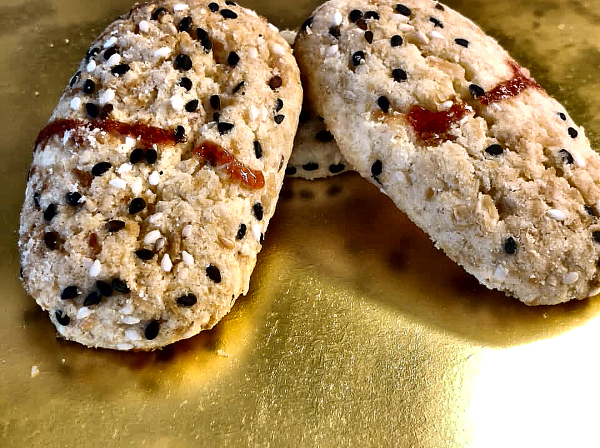
#> input picture assets/img/products/butter-sesame-mix.jpg, 1200 x 896 px (shown at 1/2 size)
$ python -i enhance_saiph_products.py   (imports and definitions only)
#> lines starting #> are read from the running program, lines starting #| are printed output that depends on the picture
#> further down, picture is the input picture: shape (896, 1200, 3); mean B, G, R 92.7, 135.8, 163.3
import cv2
import numpy as np
from PIL import Image, ImageEnhance, ImageFilter
import os

src_dir = r'C:\Users\wazid\Downloads\Saiph Products'
dest_dir = 'assets/img/products'
# [1 line not run here, left out]

PRODUCT_IMAGE_MAP = {
    'Butter Sesame mix 800 per kg.jpeg': 'butter-sesame-mix.jpg',
    'Butterscotch cookies 800 per kg.jpeg': 'butterscotch-cookies.jpg',
    'Choco Mix 800 per kg.jpeg': 'choco-mix-cookies.jpg',
    'Chocochips pastry 80 per pc.jpeg': 'chocochips-pastry.jpg',
    'Chocolate choco mix 800 per kg.jpeg': 'chocolate-choco-mix.jpg',
    'Chocolate cookies 800 per kg.jpeg': 'artisan-chocolate-cookies.jpg',
    'Coconut butter mix 800 per kg.jpeg': 'coconut-butter-mix.jpg',
    'Coconut cookies 800 per kg.jpeg': 'artisan-coconut-cookies.jpg',
    'Coconut laccha 800 per kg.jpeg': 'coconut-laccha.jpg',
    'Donut 50 per pc.jpeg': 'artisanal-glazed-donut.jpg',
    'Glass cake 100 per glass.jpeg': 'glass-cake.jpg',
    'Jeera Biscuits800 per kg.jpeg': 'jeera-biscuits.jpg',
    'Peanut cookies 800 per kg.jpeg': 'peanut-cookies.jpg',
    'Seeds butter mix 800 per kg.jpeg': 'seeds-butter-mix.jpg',
    'Stick Jeera Biscuit 800 per kg.jpeg': 'stick-jeera-biscuit.jpg',
    'Strawberry pastry 80 per pc.jpeg': 'strawberry-pastry.jpg',
    'Vanilla Pastry 80 per pc.jpeg': 'vanilla-pastry.jpg'
}

def enhance_bakery_image(bgr, target_size=(1200, 896)):
#> called with target_size = (1200, 896)
    h, w = bgr.shape[:2]
#> h = 896; w = 1200
    target_w, target_h = target_size
    target_aspect = target_w / target_h
    current_aspect = w / h
#> current_aspect = 1.34

    # Smart framing crop
    if current_aspect < target_aspect:
        # Portrait (960x1280): crop height around center
        new_h = int(w / target_aspect)
        start_y = max(0, (h - new_h) // 2)
        end_y = start_y + new_h
        bgr_cropped = bgr[start_y:end_y, :]
    else:
        # Landscape: center crop width
        new_w = int(h * target_aspect)
#> new_w = 1200
        start_x = max(0, (w - new_w) // 2)
#> start_x = 0
        end_x = start_x + new_w
#> end_x = 1200
        bgr_cropped = bgr[:, start_x:end_x]

    bgr_resized = cv2.resize(bgr_cropped, target_size, interpolation=cv2.INTER_LANCZOS4)

    # White balance correction: gently neutralize indoor yellow cast
    # Compute gray world adjustment with gentle clamp
    avg_b = np.mean(bgr_resized[:, :, 0])
#> avg_b = 92.74
    avg_g = np.mean(bgr_resized[:, :, 1])
#> avg_g = 135.8
    avg_r = np.mean(bgr_resized[:, :, 2])
#> avg_r = 163.3
    avg_gray = (avg_b + avg_g + avg_r) / 3.0
#> avg_gray = 130.6

    kb = np.clip(avg_gray / (avg_b + 1e-5), 0.85, 1.25)
#> kb = 1.25
    kg = np.clip(avg_gray / (avg_g + 1e-5), 0.90, 1.15)
#> kg = 0.962
    kr = np.clip(avg_gray / (avg_r + 1e-5), 0.85, 1.15)
#> kr = 0.85

    # Apply 40% subtle white balance to avoid making warm baked goods cold
    bgr_wb = bgr_resized.copy().astype(np.float32)
    bgr_wb[:, :, 0] = np.clip(bgr_resized[:, :, 0] * (1.0 + (kb - 1.0) * 0.40), 0, 255)
    bgr_wb[:, :, 1] = np.clip(bgr_resized[:, :, 1] * (1.0 + (kg - 1.0) * 0.40), 0, 255)
    bgr_wb[:, :, 2] = np.clip(bgr_resized[:, :, 2] * (1.0 + (kr - 1.0) * 0.40), 0, 255)
    bgr_wb = bgr_wb.astype(np.uint8)

    # LAB Texture Enhancement
    lab = cv2.cvtColor(bgr_wb, cv2.COLOR_BGR2Lab)
#> lab: shape (896, 1200, 3); mean of channels 0, 1, 2 142.5, 132, 148.7
    L, A, B = cv2.split(lab)
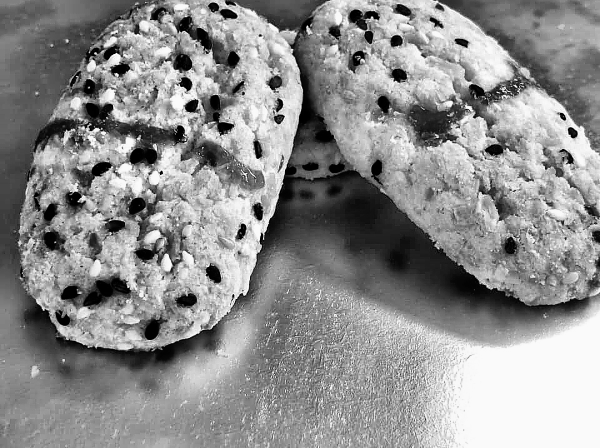
#> L: shape (896, 1200) (shown at 1/2 size); min 0, max 250, mean 142.5
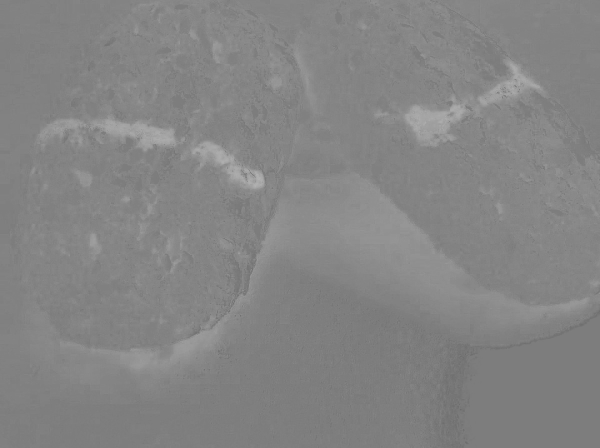
#> A: shape (896, 1200) (shown at 1/2 size); min 104, max 179, mean 132
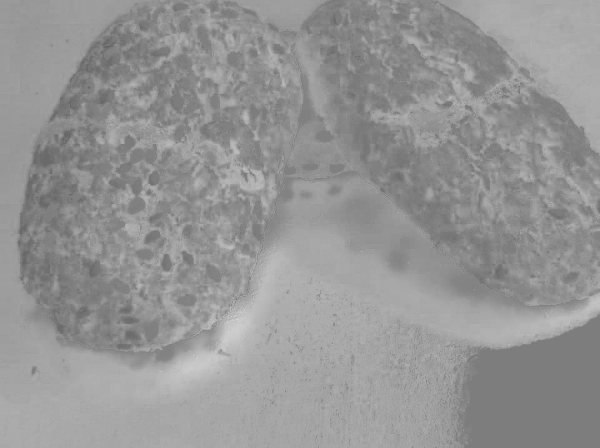
#> B: shape (896, 1200) (shown at 1/2 size); min 88, max 210, mean 148.7

    clahe = cv2.createCLAHE(clipLimit=1.9, tileGridSize=(8, 8))
    L_clahe = clahe.apply(L)
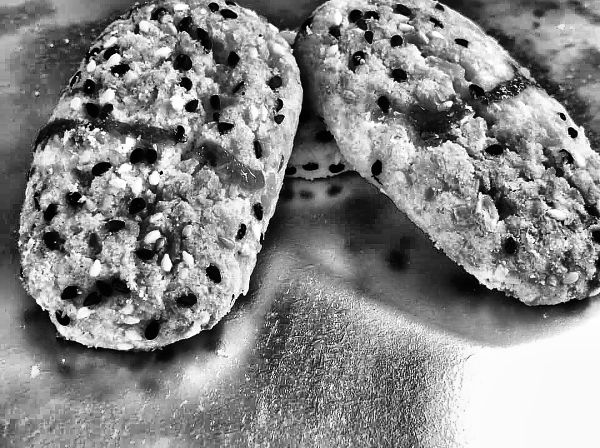
#> L_clahe: shape (896, 1200) (shown at 1/2 size); min 0, max 255, mean 135.6

    # Contrast stretch
    p_low, p_high = np.percentile(L_clahe, (1.5, 98.5))
#> p_low = 4; p_high = 252
    if p_high > p_low:
        L_stretched = np.clip((L_clahe.astype(np.float32) - p_low) * (255.0 / (p_high - p_low)), 0, 255).astype(np.uint8)
        L_final = cv2.addWeighted(L_clahe, 0.4, L_stretched, 0.6, 0)
    else:
        L_final = L_clahe

    lab_enhanced = cv2.merge([L_final, A, B])
#> lab_enhanced: shape (896, 1200, 3); mean of channels 0, 1, 2 135.2, 132, 148.7
    bgr_enhanced = cv2.cvtColor(lab_enhanced, cv2.COLOR_Lab2BGR)
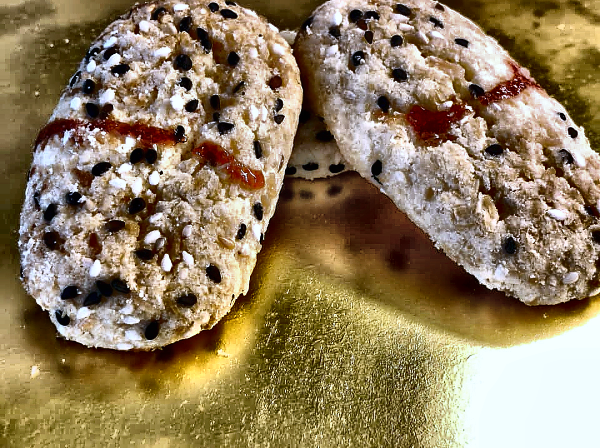
#> bgr_enhanced: shape (896, 1200, 3) (shown at 1/2 size); mean B, G, R 95.3, 126.8, 145.9

    # Vibrancy and Smart Sharpening via PIL
    rgb = cv2.cvtColor(bgr_enhanced, cv2.COLOR_BGR2RGB)
    pil_im = Image.fromarray(rgb)

    color_enhancer = ImageEnhance.Color(pil_im)
    pil_im = color_enhancer.enhance(1.16)

    contrast_enhancer = ImageEnhance.Contrast(pil_im)
    pil_im = contrast_enhancer.enhance(1.08)
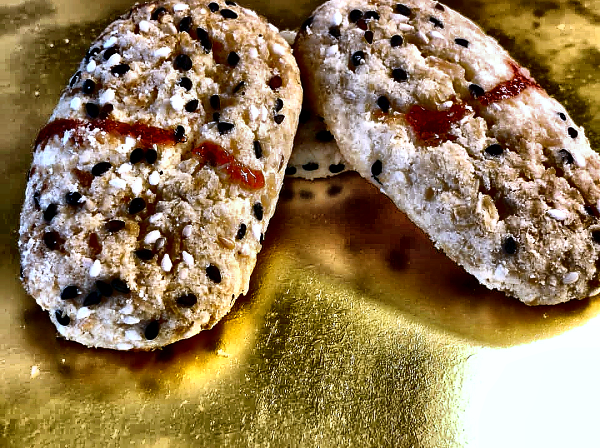
#> pil_im: PIL image 1200x896 RGB (shown at 1/2 size); mean R, G, B 149.2, 125.2, 88.5

    mean_val = np.mean(np.array(pil_im))
#> mean_val = 121
    if mean_val < 140:
        brightness_enhancer = ImageEnhance.Brightness(pil_im)
        pil_im = brightness_enhancer.enhance(1.06)

    # Unsharp Mask for ultra-crisp edges
    pil_im = pil_im.filter(ImageFilter.UnsharpMask(radius=1.4, percent=135, threshold=2))
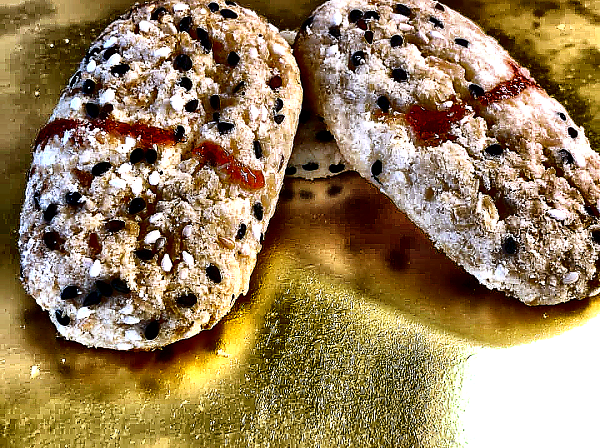
#> pil_im: PIL image 1200x896 RGB (shown at 1/2 size); mean R, G, B 153.7, 129.6, 93.5

    return pil_im

# [15 lines not run here, left out]

>>> import cv2
>>> picture = cv2.imread('../assets/img/products/butter-sesame-mix.jpg')
>>> result = enhance_bakery_image(picture)

$ run again, on assets/img/products/apple-cinnamon-teacake.jpg
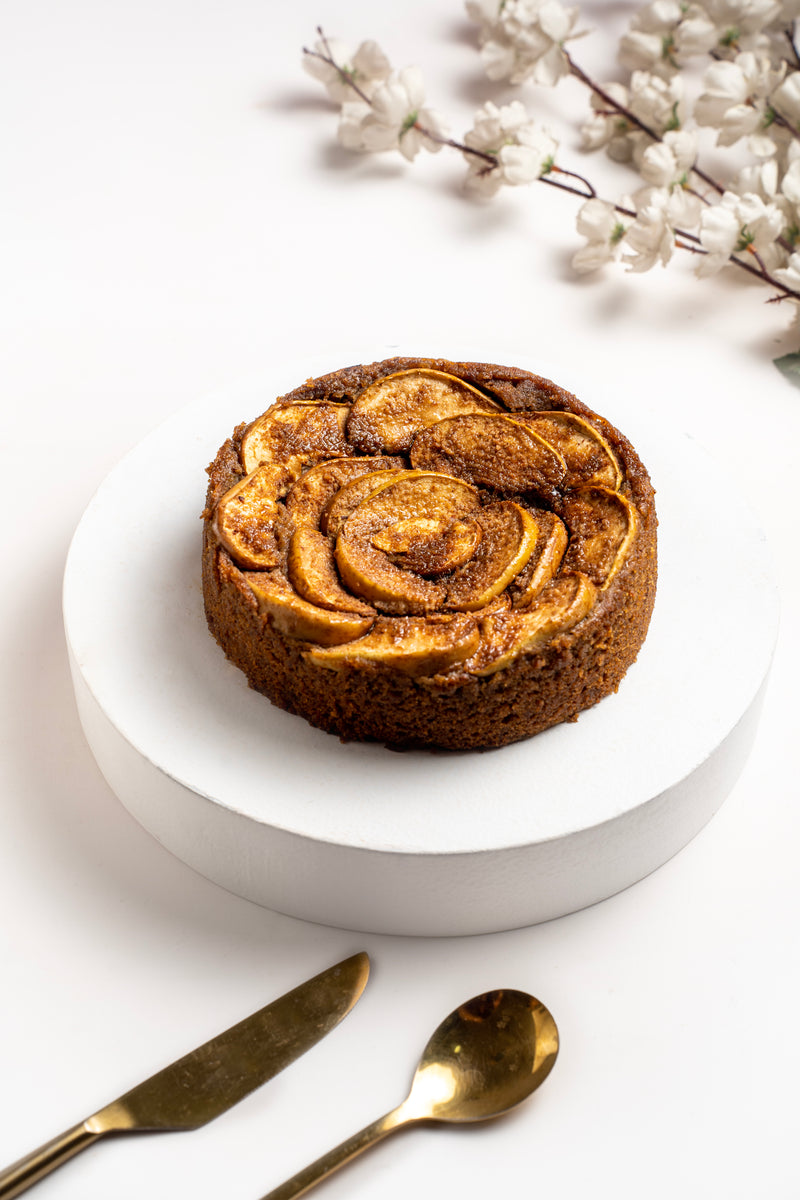
#> input picture assets/img/products/apple-cinnamon-teacake.jpg, 800 x 1200 px
#> picture is the input picture: shape (1200, 800, 3); mean B, G, R 184.5, 196.9, 211.4
#> in enhance_bakery_image, `bgr_cropped = bgr[start_y:end_y, :]`:
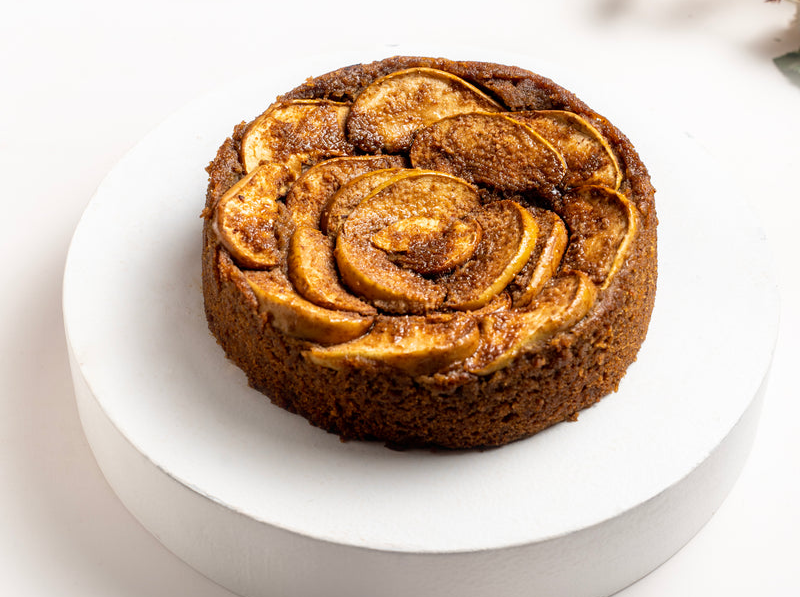
#> bgr_cropped: shape (597, 800, 3); mean B, G, R 165.9, 183.9, 205.7
#> avg_b = 166
#> avg_g = 183.9
#> avg_r = 205.7
#> avg_gray = 185.2
#> kb = 1.12
#> kg = 1.01
#> kr = 0.9
#> lab: shape (896, 1200, 3); mean of channels 0, 1, 2 191.3, 132.9, 137
#> p_low = 12; p_high = 250
#> lab_enhanced: shape (896, 1200, 3); mean of channels 0, 1, 2 183, 132.9, 137
#> mean_val = 174.3
#> in enhance_bakery_image, `pil_im = pil_im.filter(ImageFilter.UnsharpMask(radius=1.4, percent=135..`:
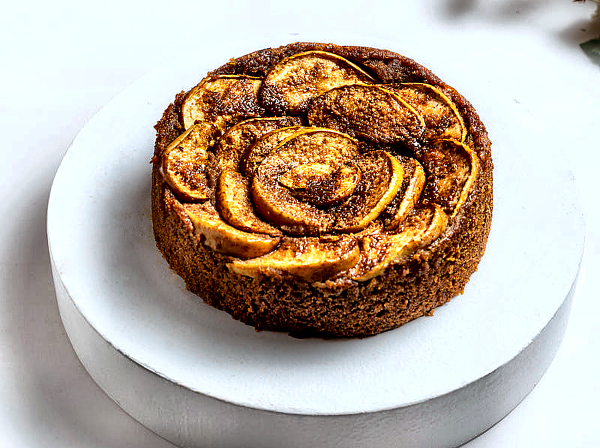
#> pil_im: PIL image 1200x896 RGB (shown at 1/2 size); mean R, G, B 188, 174.8, 161.4

$ run again, on assets/img/products/bakhar-khani-cheese.jpg
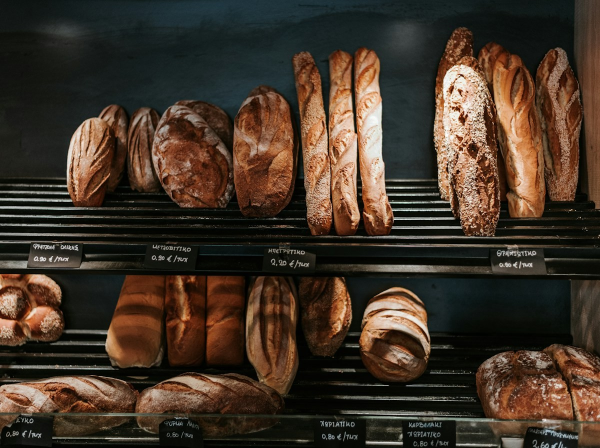
#> input picture assets/img/products/bakhar-khani-cheese.jpg, 1200 x 896 px (shown at 1/2 size)
#> picture is the input picture: shape (896, 1200, 3); mean B, G, R 39.6, 52.2, 66.4
#> avg_b = 39.62
#> avg_g = 52.22
#> avg_r = 66.4
#> avg_gray = 52.75
#> kb = 1.25
#> kg = 1.01
#> kr = 0.85
#> lab: shape (896, 1200, 3); mean of channels 0, 1, 2 56.1, 131.3, 134.9
#> in enhance_bakery_image, `L_clahe = clahe.apply(L)`:
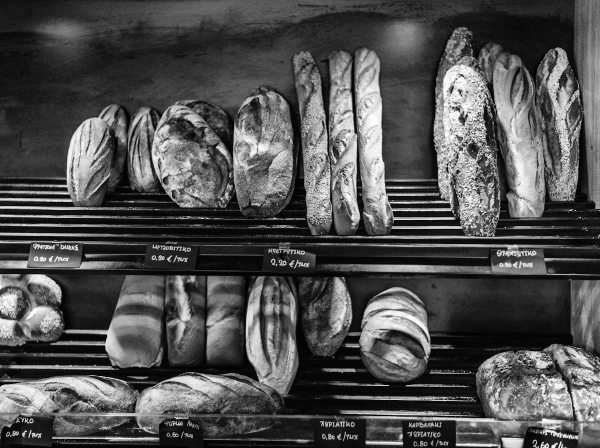
#> L_clahe: shape (896, 1200) (shown at 1/2 size); min 0, max 255, mean 80.5
#> p_low = 4; p_high = 234
#> lab_enhanced: shape (896, 1200, 3); mean of channels 0, 1, 2 82.7, 131.3, 134.9
#> mean_val = 76.66
#> in enhance_bakery_image, `pil_im = pil_im.filter(ImageFilter.UnsharpMask(radius=1.4, percent=135..`:
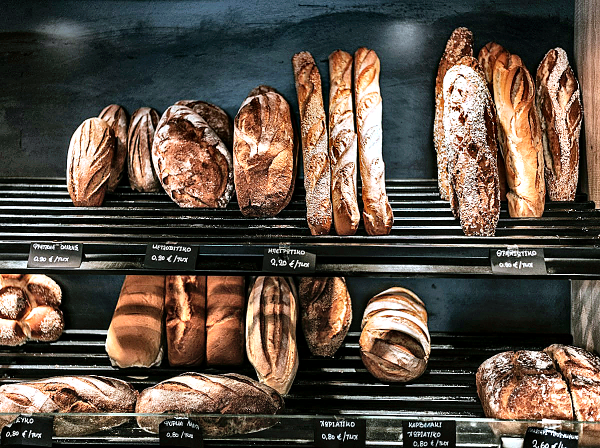
#> pil_im: PIL image 1200x896 RGB (shown at 1/2 size); mean R, G, B 93, 80.2, 69

$ run again, on assets/img/products/bakhar-khani-chocolate.jpg
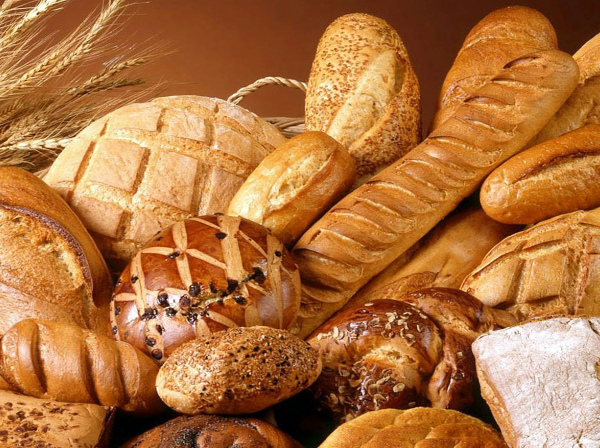
#> input picture assets/img/products/bakhar-khani-chocolate.jpg, 1200 x 896 px (shown at 1/2 size)
#> picture is the input picture: shape (896, 1200, 3); mean B, G, R 60.9, 113.5, 175.5
#> avg_b = 60.88
#> avg_g = 113.5
#> avg_r = 175.5
#> avg_gray = 116.6
#> kb = 1.25
#> kg = 1.03
#> kr = 0.85
#> lab: shape (896, 1200, 3); mean of channels 0, 1, 2 132.6, 144, 161.8
#> p_low = 6; p_high = 245
#> lab_enhanced: shape (896, 1200, 3); mean of channels 0, 1, 2 127.8, 144, 161.8
#> mean_val = 110.3
#> in enhance_bakery_image, `pil_im = pil_im.filter(ImageFilter.UnsharpMask(radius=1.4, percent=135..`:
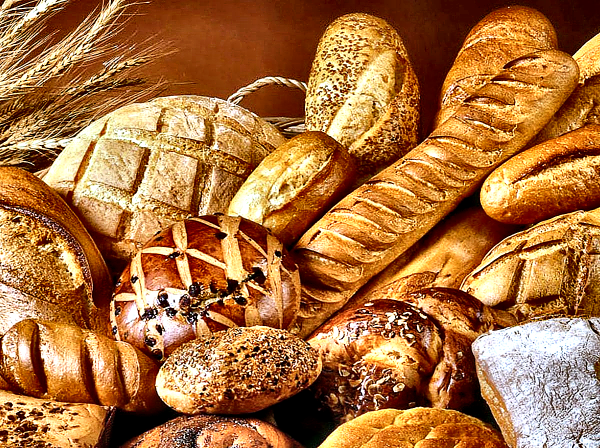
#> pil_im: PIL image 1200x896 RGB (shown at 1/2 size); mean R, G, B 170.4, 113.1, 62.1
